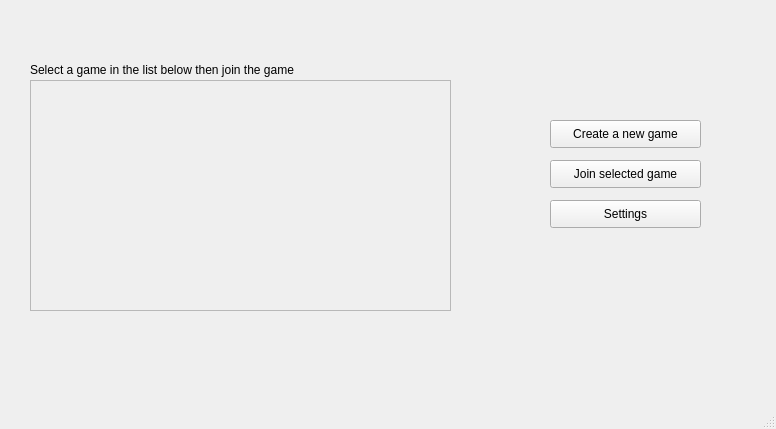
<?xml version="1.0" encoding="UTF-8"?>
<ui version="4.0">
 <class>MainWindow</class>
 <widget class="QMainWindow" name="MainWindow">
  <property name="geometry">
   <rect>
    <x>0</x>
    <y>0</y>
    <width>776</width>
    <height>429</height>
   </rect>
  </property>
  <property name="windowTitle">
   <string>MainWindow</string>
  </property>
  <widget class="QWidget" name="centralwidget">
   <widget class="QScrollArea" name="scrollArea">
    <property name="geometry">
     <rect>
      <x>30</x>
      <y>80</y>
      <width>421</width>
      <height>231</height>
     </rect>
    </property>
    <property name="widgetResizable">
     <bool>true</bool>
    </property>
    <widget class="QWidget" name="scrollAreaWidgetContents">
     <property name="geometry">
      <rect>
       <x>0</x>
       <y>0</y>
       <width>419</width>
       <height>229</height>
      </rect>
     </property>
    </widget>
   </widget>
   <widget class="QLabel" name="label">
    <property name="geometry">
     <rect>
      <x>30</x>
      <y>60</y>
      <width>421</width>
      <height>19</height>
     </rect>
    </property>
    <property name="text">
     <string>Select a game in the list below then join the game</string>
    </property>
   </widget>
   <widget class="QPushButton" name="pushButton">
    <property name="geometry">
     <rect>
      <x>550</x>
      <y>160</y>
      <width>151</width>
      <height>28</height>
     </rect>
    </property>
    <property name="text">
     <string>Join selected game</string>
    </property>
   </widget>
   <widget class="QPushButton" name="pushButton_2">
    <property name="geometry">
     <rect>
      <x>550</x>
      <y>120</y>
      <width>151</width>
      <height>28</height>
     </rect>
    </property>
    <property name="text">
     <string>Create a new game</string>
    </property>
   </widget>
   <widget class="QPushButton" name="pushButton_3">
    <property name="geometry">
     <rect>
      <x>550</x>
      <y>200</y>
      <width>151</width>
      <height>28</height>
     </rect>
    </property>
    <property name="text">
     <string>Settings</string>
    </property>
   </widget>
  </widget>
  <widget class="QMenuBar" name="menubar">
   <property name="geometry">
    <rect>
     <x>0</x>
     <y>0</y>
     <width>776</width>
     <height>26</height>
    </rect>
   </property>
  </widget>
  <widget class="QStatusBar" name="statusbar"/>
 </widget>
 <resources/>
 <connections/>
</ui>
